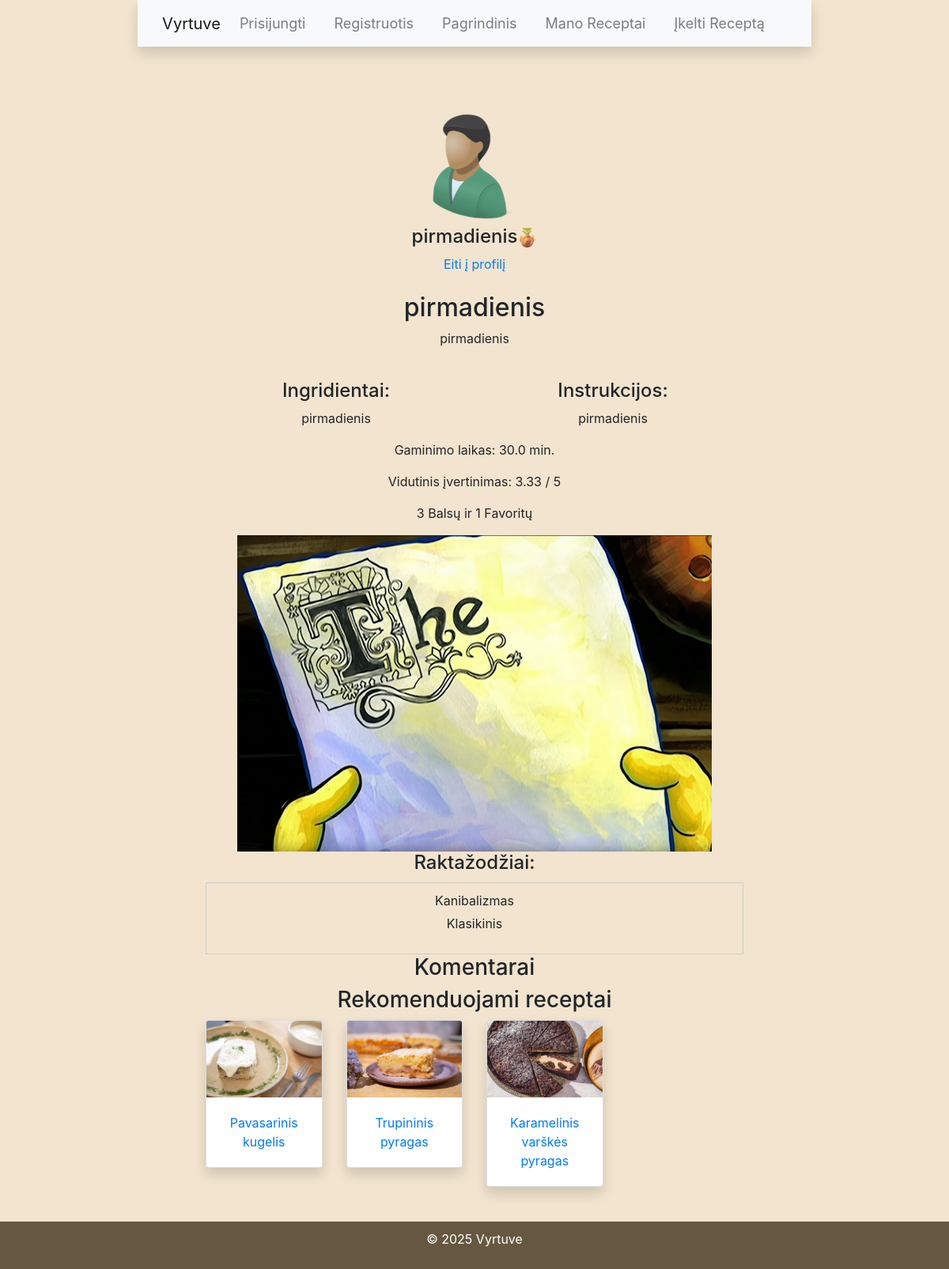
Before: /recipe/51/ with the older database file.
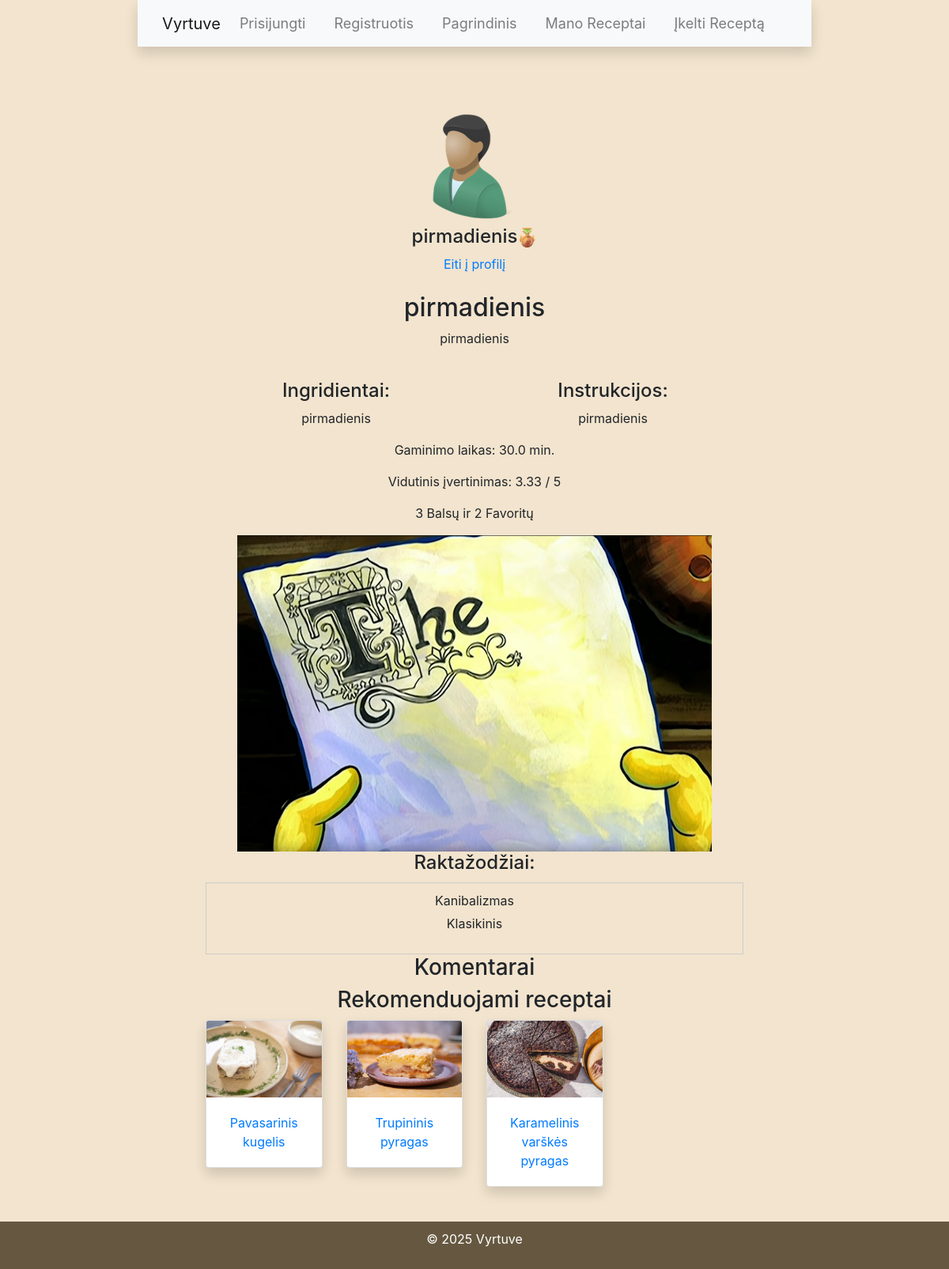
After: the same page with the newer database file.
### Vyrtuve/models.py (models this page shows, shortened)
class Receptas(models.Model):
    titulas = models.CharField(max_length=50)
    aprasas = models.TextField(max_length=2000)
    ingridientai = models.TextField(max_length=2000)
    instrukcijos = models.TextField(max_length=2000)
    nuotrauka = models.ImageField(upload_to='receptai/', blank=True, null=True)
    gaminimo_laikas = models.FloatField()
    vidutinis_reitingas = models.FloatField(default=0)
    reitingu_kiekis = models.IntegerField(default=0)
    favoritu_kiekis = models.IntegerField(default=0)
    ar_vegetariskas = models.BooleanField(default=False)
    ar_veganiskas = models.BooleanField(default=False)
    data = models.DateTimeField(auto_now_add=True)
    sablonas = models.ForeignKey(Sablonas, on_delete=models.SET_NULL, null=True)
    profilis = models.ForeignKey(Profilis, related_name='receptai', on_delete=models.CASCADE, null=True)

class Profilis(models.Model):
    profilis = models.OneToOneField(User, on_delete=models.CASCADE)
    vardas = models.CharField(max_length=50)
    aprasas = models.TextField(max_length=2000)
    nuotrauka = models.ImageField(upload_to='profiliu_nuotraukos/', blank=True, default='default-user.png')
    prestizas = models.ForeignKey(Prestizas, on_delete=models.SET_NULL, null=True, blank=True)
    prestizo_taskai = models.IntegerField(default=0)

### Vyrtuve/views.py (the view, shortened to what this page needs)
# urls.py: path('recipe/<int:pk>/', ReceptasDetail.as_view(), name='recipe'),
class ReceptasDetail(FormMixin, DetailView):
    model = Receptas
    context_object_name = 'recipe'
    form_class = CommentForm
    def get_context_data(self, **kwargs):
        context = super().get_context_data(**kwargs)
        context['comment_form'] = CommentForm()
        context['rating_form'] = RatingForm()
        current_user = self.request.user
        if current_user.is_authenticated:
            user_profile = current_user.profilis
        else:
            user_profile = None
        context['current_user'] = current_user
        if self.object.profilis:
            context['recipe_user'] = self.object.profilis.profilis
        else:
            context['recipe_user'] = None
        context['comments'] = Komentaras.objects.filter(receptas=self.object).order_by('-data')
        recipe_tags = self.object.raktazodziai_recepto.all()
        if recipe_tags.exists():
            recommended_recipes = Receptas.objects.filter(
                raktazodziai_recepto__raktazodis__in=recipe_tags.values_list('raktazodis', flat=True)).exclude(
                id=self.object.id)[:4]
            context['recommended_recipes'] = recommended_recipes
        else:
            context['recommended_recipes'] = []
        if user_profile:
            user_rating = Reitingas.objects.filter(receptas=self.object, profilis=user_profile).first()
            if user_rating:
                context['user_rating'] = user_rating.reitingas
                context['is_favorite'] = user_rating.favoritas
            else:
                context['user_rating'] = None
                context['is_favorite'] = False
        else:
            context['user_rating'] = None
            context['is_favorite'] = False
        context['rating_form'] = RatingForm(initial={
            'reitingas': context['user_rating'],
            'favoritas': context['is_favorite']
        })
        return context
    def get_template_names(self):
        sablonas = self.object.sablonas
        if sablonas.pavadinimas == 'Paprastas':
            return ['recipe_detail_template_1.html']
        elif sablonas.pavadinimas == 'Horizontalus':
            return ['recipe_detail_template_2.html']
        elif sablonas.pavadinimas == 'Dvi nuotraukos':
            return ['recipe_detail_template_3.html']
        else:
            return ['recipe_detail.html']

### Vyrtuve/models.py (called while the page is built)
    def __str__(self):
        return self.raktazodis

### Vyrtuve/templates/recipe_detail_template_2.html (shortened to what this page needs)
{% extends 'base.html' %}
{% block content %}
<img class="rounded-circle" src="{{ recipe_user.profilis.nuotrauka.url }}"/>
<h4>{{ recipe.profilis.profilis }}<img src="{{ recipe_user.profilis.prestizas.ikona.url }}" style="width: 25px; height: 25px;"></h4>
{% if current_user.username == recipe_user.username %}
<a href="/profile/">Tavo profilis</a>
{% else %}
<a href="{% url 'view-other-profile' username=recipe_user.username %}">Eiti į profilį</a>
{% endif %}
<br><br>
<h2>{{ recipe.titulas }}</h2>
<p>{{ recipe.aprasas }}</p>
<br>
<div class="ingredients-instructions">
    <div class="section">
        <h4>Ingridientai:</h4>
        <p>{{ recipe.ingridientai|linebreaksbr }}</p>
    </div>
    <div class="section">
        <h4>Instrukcijos:</h4>
        <p>{{ recipe.instrukcijos|linebreaksbr }}</p>
    </div>
</div>
<p>Gaminimo laikas: {{ recipe.gaminimo_laikas }} min.</p>
<p>Vidutinis įvertinimas: {{ recipe.vidutinis_reitingas|floatformat:2 }} / 5</p>
<p>{{ recipe.reitingu_kiekis }} Balsų ir {{ recipe.favoritu_kiekis }} Favoritų</p>
{% if recipe.nuotrauka %}
<img class="recipe-image" src="{{ recipe.nuotrauka.url }}" alt="{{ recipe.titulas }}">
{% endif %}
<h4>Raktažodžiai:</h4>
<div class="tags-container">
    <ul>
        {% for tag in recipe.raktazodziai_recepto.all %}
        <li>{{ tag.raktazodis }}</li>
        {% empty %}
        <li>Raktažodžių nėra</li>
        {% endfor %}
    </ul>
</div>
<h3>Komentarai</h3>
<h3>Rekomenduojami receptai</h3>
<div class="row">
    {% for recommended_recipe in recommended_recipes %}
    <div class="col-sm-6 col-md-4 col-lg-3 mb-4">
        <div class="card shadow">
            {% if recommended_recipe.nuotrauka %}
            <img class="card-img-top" src="{{ recommended_recipe.nuotrauka.url }}"
                 alt="{{ recommended_recipe.titulas }}">
            {% endif %}
            <div class="card-body">
                    <a href="{% url 'Receptas' recommended_recipe.id %}">{{ recommended_recipe.titulas }}</a>
            </div>
        </div>
    </div>
    {% empty %}
    <p>Nėra rekomenduojamų receptų.</p>
    {% endfor %}
</div>
{% endblock %}

Changed rows visible on the page:
changed Receptas "pirmadienis": favoritu_kiekis "1" → "2"
